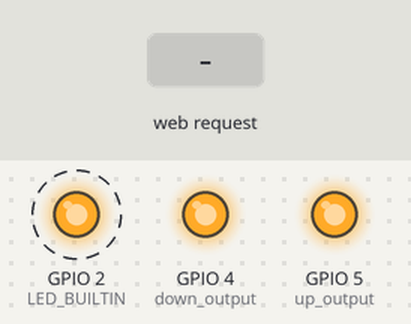
A sketch run on a simulated ESP8266 (NodeMCU). Parts: output pins drawn as LEDs (lit = HIGH, except the on-board LED, lit = LOW). Dashed ring = blinking. Inputs (shaded band) come from the test bench. WiFi joins after 1.5 s; servers stay silent unless stated; what the sketch prints to the serial monitor is not drawn.

Above: at 2.7 s.
2.8 s: HTTP request GET /ON1 received
At 3.8 s:
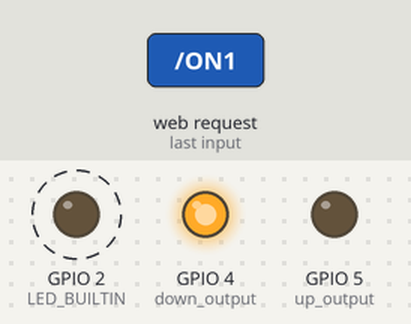
5.8 s: HTTP request GET /ON2 received
At 8.0 s:
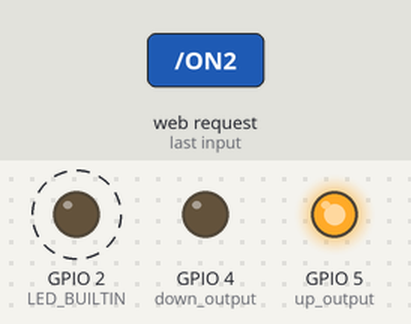
8.8 s: HTTP request GET /OFF1 received
At 10.3 s:
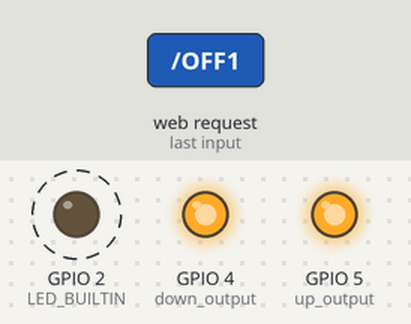
Timing chart, 0 to 17.8 s (numbered marks = the images above; inputs shaded):
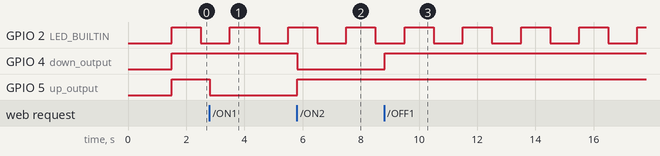

The sketch:

jackstand.ino
```cpp
#include <ESP8266WiFi.h>
#include <ESPAsyncTCP.h>
#include <ESPAsyncWebServer.h>
#include <ESP8266mDNS.h>
#include <WiFiClient.h>

// REPLACE WITH YOUR NETWORK CREDENTIALS

const char* ssid = "*********";
const char* password = "************";

int ledState = LOW;

unsigned long previousMillis = 0;
const long interval = 1000;

const byte up_output = 5;
const byte down_output = 4;


// HTML web page
const char index_html[] PROGMEM = R"rawliteral(
<!DOCTYPE HTML><html>
  <head>
    <title>ESP JackStand Remote</title>
    <meta name="viewport" content="width=device-width, initial-scale=1">
    <style>
      body {
        font-family: Times New Roman;
        text-align: center;
        margin:0px auto;
        padding-top: 50px;
        color: #FFF;
        background-color: #000;
        }

      .button {
        padding: 36px 36px;
        font-size: 64px;
        text-align: center;
        outline: none;
        color: #000;
        background-color: #ff0522;
        border: none;
        border-radius: 10px;
        cursor: row-resize;
        -webkit-touch-callout: none;
        -webkit-user-select: none;
        -khtml-user-select: none;
        -moz-user-select: none;
        -ms-user-select: none;
        user-select: none;
        -webkit-tap-highlight-color: rgba(0,0,0,0);
      }
      .button:hover {background-color: #ff0522 }
      .button:active {
        background-color: #1fe036;
        transform: translateY(5px);
      }
    </style>
  </head>
  <body>

    <button class="button" onmousedown="toggleCheckbox('ON1');" ontouchstart="toggleCheckbox('ON1');" onmouseup="toggleCheckbox('OFF1');" ontouchend="toggleCheckbox('OFF1');">UP</button>
    <div>
    <p>
    <h1>JackStand Remote</h1>
    <p>
    </div>
    <button class="button" onmousedown="toggleCheckbox('ON2');" ontouchstart="toggleCheckbox('ON2');" onmouseup="toggleCheckbox('OFF2');" ontouchend="toggleCheckbox('OFF2');">DOWN</button>
   <script>
   function toggleCheckbox(x) {
     var xhr = new XMLHttpRequest();
     xhr.open("GET", "/" + x, true);
     xhr.send();
   }
  </script>
  </body>
</html>)rawliteral";


AsyncWebServer server(80);

void setup() {
  Serial.begin(115200);
  WiFi.mode(WIFI_STA);
  WiFi.begin(ssid, password);
  if (WiFi.waitForConnectResult() != WL_CONNECTED) {
    Serial.println("WiFi not connected");
    return;
  }
  Serial.println();
  Serial.print("IP Address: ");
  Serial.println(WiFi.localIP());
  if (!MDNS.begin("JackStand")) {
    Serial.println("Error setting up MDNS responder!");
    while (1) { delay(1000); }
  }
  Serial.println("mDNS responder started");
  MDNS.addService("http", "tcp", 80);
  pinMode(down_output, OUTPUT);
  pinMode(LED_BUILTIN, OUTPUT);
  //pinMode(led_live, OUTPUT);
  pinMode(up_output, OUTPUT);
  digitalWrite(up_output, HIGH); //start in off
  digitalWrite(down_output, HIGH);

  // Send web page to client
  server.on("/", HTTP_GET, [](AsyncWebServerRequest *request){
    request->send_P(200, "text/html", index_html);
  });

  // Receive an HTTP GET request up
  server.on("/ON1", HTTP_GET, [] (AsyncWebServerRequest *request) {
    delay(10);
    digitalWrite(up_output, LOW);
    digitalWrite(down_output,HIGH); //FORCE OFF
    request->send(200, "text/plain", "OK");
  });

  // Receive an HTTP GET request stop
  server.on("/OFF1", HTTP_GET, [] (AsyncWebServerRequest *request) {
    delay(10);
    digitalWrite(up_output, HIGH);
    digitalWrite(down_output,HIGH);
    request->send(200, "text/plain", "OK");
  });

  // Receive an HTTP GET request down
  server.on("/ON2", HTTP_GET, [] (AsyncWebServerRequest *request) {
    delay(10);
    digitalWrite(down_output, LOW);
    digitalWrite(up_output, HIGH);
    request->send(200, "text/plain", "OK");
  });

  // Receive an HTTP GET request stop
  server.on("/OFF2", HTTP_GET, [] (AsyncWebServerRequest *request) {
    delay(10);
    digitalWrite(down_output, HIGH);
    digitalWrite(up_output, HIGH);
    request->send(200, "text/plain", "OK");
  });
  server.begin();

}

void loop() {

  MDNS.update();
   unsigned long currentMillis = millis();
  if (currentMillis - previousMillis >= interval) {
    previousMillis = currentMillis;
    if (ledState == LOW) {
      ledState = HIGH;  // Note that this switches the LED *off*
    } else {
      ledState = LOW;  // Note that this switches the LED *on*
    } //heartbeat
    digitalWrite(LED_BUILTIN, ledState);
  }
}
```

Measured:
- after the input at 2.8 s, GPIO 5 (up_output): HIGH → LOW at once
- after the input at 5.8 s, GPIO 4 (down_output): HIGH → LOW at once; GPIO 5 (up_output): LOW → HIGH at once
- after the input at 8.8 s, GPIO 4 (down_output): LOW → HIGH at once
- by itself, GPIO 2 (LED_BUILTIN): alternates HIGH for 1.0 s and LOW for 1.0 s
